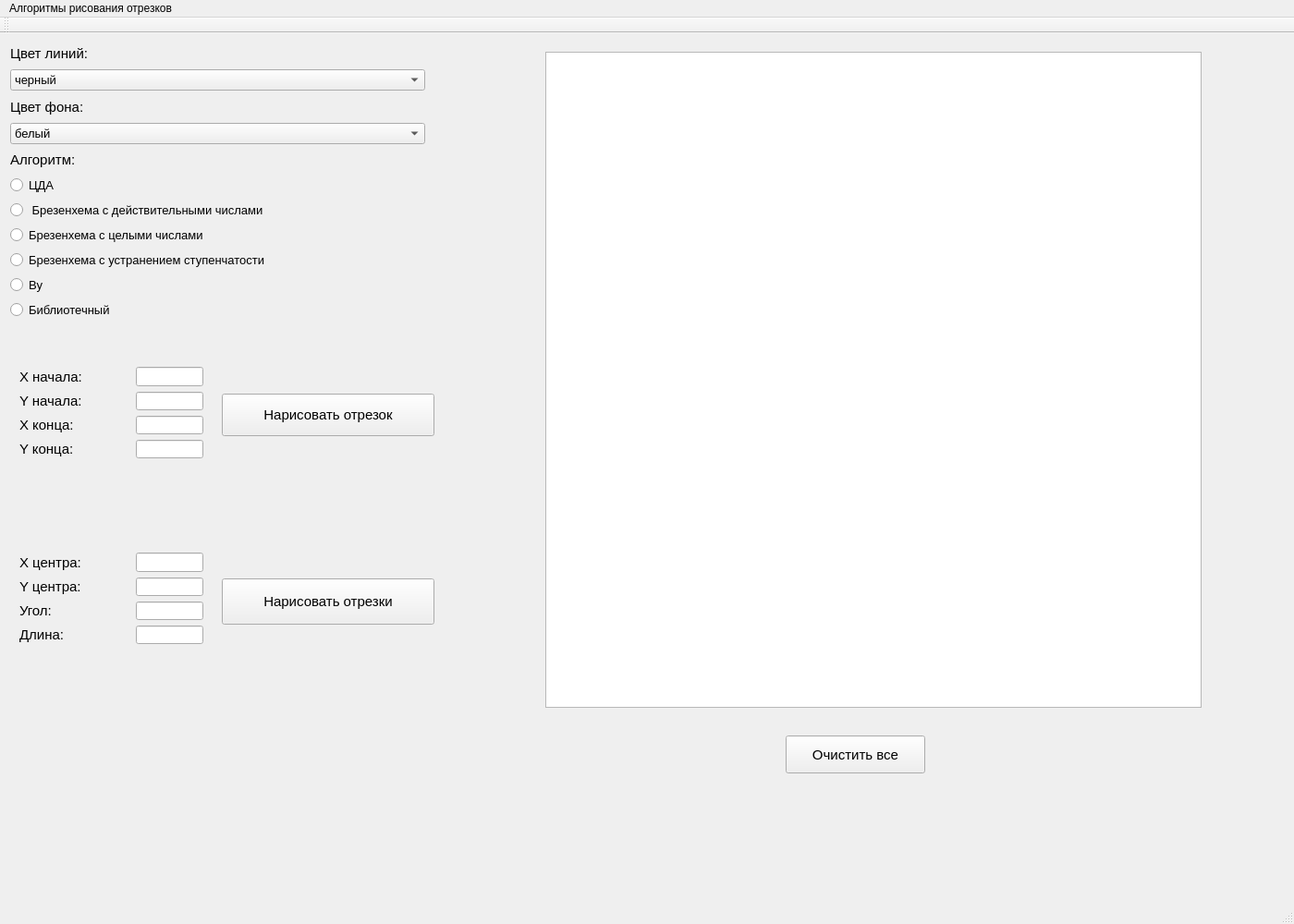
<?xml version="1.0" encoding="UTF-8"?>
<ui version="4.0">
 <class>MainWindow</class>
 <widget class="QMainWindow" name="MainWindow">
  <property name="geometry">
   <rect>
    <x>0</x>
    <y>0</y>
    <width>1400</width>
    <height>1000</height>
   </rect>
  </property>
  <property name="windowTitle">
   <string>MainWindow</string>
  </property>
  <widget class="QWidget" name="centralWidget">
   <widget class="QGraphicsView" name="graphicsView">
    <property name="geometry">
     <rect>
      <x>590</x>
      <y>20</y>
      <width>710</width>
      <height>710</height>
     </rect>
    </property>
   </widget>
   <widget class="QWidget" name="layoutWidget">
    <property name="geometry">
     <rect>
      <x>0</x>
      <y>0</y>
      <width>471</width>
      <height>321</height>
     </rect>
    </property>
    <layout class="QVBoxLayout" name="verticalLayout">
     <item>
      <widget class="QLabel" name="LinesColourLabel">
       <property name="font">
        <font>
         <family>Arial</family>
         <pointsize>11</pointsize>
        </font>
       </property>
       <property name="text">
        <string>Цвет линий:</string>
       </property>
      </widget>
     </item>
     <item>
      <widget class="QComboBox" name="LinesColourcomboBox">
       <property name="font">
        <font>
         <family>Arial</family>
         <pointsize>10</pointsize>
        </font>
       </property>
       <item>
        <property name="text">
         <string>черный</string>
        </property>
       </item>
       <item>
        <property name="text">
         <string>белый</string>
        </property>
       </item>
       <item>
        <property name="text">
         <string>желтый</string>
        </property>
       </item>
       <item>
        <property name="text">
         <string>красный</string>
        </property>
       </item>
       <item>
        <property name="text">
         <string>зеленый</string>
        </property>
       </item>
       <item>
        <property name="text">
         <string>синий</string>
        </property>
       </item>
      </widget>
     </item>
     <item>
      <widget class="QLabel" name="BackgroundColorLabel">
       <property name="font">
        <font>
         <family>Arial</family>
         <pointsize>11</pointsize>
        </font>
       </property>
       <property name="text">
        <string>Цвет фона:</string>
       </property>
      </widget>
     </item>
     <item>
      <widget class="QComboBox" name="BackgroundColourcomboBox">
       <property name="font">
        <font>
         <family>Arial</family>
         <pointsize>10</pointsize>
        </font>
       </property>
       <item>
        <property name="text">
         <string>белый</string>
        </property>
       </item>
       <item>
        <property name="text">
         <string>черный</string>
        </property>
       </item>
       <item>
        <property name="text">
         <string>желтый</string>
        </property>
       </item>
       <item>
        <property name="text">
         <string>красный</string>
        </property>
       </item>
       <item>
        <property name="text">
         <string>синий</string>
        </property>
       </item>
       <item>
        <property name="text">
         <string>зеленый</string>
        </property>
       </item>
      </widget>
     </item>
     <item>
      <widget class="QLabel" name="label">
       <property name="font">
        <font>
         <family>Arial</family>
         <pointsize>11</pointsize>
        </font>
       </property>
       <property name="text">
        <string>Алгоритм:</string>
       </property>
      </widget>
     </item>
     <item>
      <widget class="QRadioButton" name="radioButton_cda">
       <property name="font">
        <font>
         <family>Arial</family>
         <pointsize>10</pointsize>
        </font>
       </property>
       <property name="text">
        <string>ЦДА</string>
       </property>
      </widget>
     </item>
     <item>
      <widget class="QRadioButton" name="radioButton_brfloat">
       <property name="enabled">
        <bool>true</bool>
       </property>
       <property name="font">
        <font>
         <family>Arial</family>
         <pointsize>10</pointsize>
        </font>
       </property>
       <property name="text">
        <string> Брезенхема с действительными числами</string>
       </property>
      </widget>
     </item>
     <item>
      <widget class="QRadioButton" name="radioButton_brint">
       <property name="font">
        <font>
         <family>Arial</family>
         <pointsize>10</pointsize>
        </font>
       </property>
       <property name="text">
        <string>Брезенхема с целыми числами</string>
       </property>
      </widget>
     </item>
     <item>
      <widget class="QRadioButton" name="radioButton_brstep">
       <property name="font">
        <font>
         <family>Arial</family>
         <pointsize>10</pointsize>
        </font>
       </property>
       <property name="text">
        <string>Брезенхема с устранением ступенчатости</string>
       </property>
      </widget>
     </item>
     <item>
      <widget class="QRadioButton" name="radioButton_vu">
       <property name="font">
        <font>
         <family>Arial</family>
         <pointsize>10</pointsize>
        </font>
       </property>
       <property name="text">
        <string>Ву</string>
       </property>
      </widget>
     </item>
     <item>
      <widget class="QRadioButton" name="radioButton_dll">
       <property name="font">
        <font>
         <family>Arial</family>
         <pointsize>10</pointsize>
        </font>
       </property>
       <property name="text">
        <string>Библиотечный</string>
       </property>
      </widget>
     </item>
    </layout>
   </widget>
   <widget class="QPushButton" name="pushButton_drawone">
    <property name="geometry">
     <rect>
      <x>240</x>
      <y>390</y>
      <width>230</width>
      <height>46</height>
     </rect>
    </property>
    <property name="font">
     <font>
      <family>Arial</family>
      <pointsize>11</pointsize>
     </font>
    </property>
    <property name="text">
     <string>Нарисовать отрезок</string>
    </property>
   </widget>
   <widget class="QPushButton" name="pushButton_drawmany">
    <property name="geometry">
     <rect>
      <x>240</x>
      <y>590</y>
      <width>230</width>
      <height>50</height>
     </rect>
    </property>
    <property name="font">
     <font>
      <family>Arial</family>
      <pointsize>11</pointsize>
     </font>
    </property>
    <property name="text">
     <string>Нарисовать отрезки</string>
    </property>
   </widget>
   <widget class="QWidget" name="layoutWidget">
    <property name="geometry">
     <rect>
      <x>10</x>
      <y>350</y>
      <width>221</width>
      <height>121</height>
     </rect>
    </property>
    <layout class="QGridLayout" name="gridLayout" columnstretch="8,5">
     <property name="horizontalSpacing">
      <number>8</number>
     </property>
     <item row="0" column="0">
      <widget class="QLabel" name="label_2">
       <property name="font">
        <font>
         <family>Arial</family>
         <pointsize>11</pointsize>
         <weight>50</weight>
         <bold>false</bold>
        </font>
       </property>
       <property name="text">
        <string>Х начала:</string>
       </property>
      </widget>
     </item>
     <item row="0" column="1">
      <widget class="QLineEdit" name="lineEdit_xbeg">
       <property name="font">
        <font>
         <family>Arial</family>
         <pointsize>11</pointsize>
        </font>
       </property>
      </widget>
     </item>
     <item row="1" column="0">
      <widget class="QLabel" name="label_3">
       <property name="font">
        <font>
         <family>Arial</family>
         <pointsize>11</pointsize>
        </font>
       </property>
       <property name="text">
        <string>Y начала:</string>
       </property>
      </widget>
     </item>
     <item row="1" column="1">
      <widget class="QLineEdit" name="lineEdit_ybeg">
       <property name="font">
        <font>
         <family>Arial</family>
         <pointsize>11</pointsize>
        </font>
       </property>
      </widget>
     </item>
     <item row="2" column="0">
      <widget class="QLabel" name="label_4">
       <property name="font">
        <font>
         <family>Arial</family>
         <pointsize>11</pointsize>
         <weight>50</weight>
         <bold>false</bold>
        </font>
       </property>
       <property name="text">
        <string>Х конца:</string>
       </property>
      </widget>
     </item>
     <item row="2" column="1">
      <widget class="QLineEdit" name="lineEdit_xend">
       <property name="font">
        <font>
         <family>Arial</family>
         <pointsize>11</pointsize>
        </font>
       </property>
      </widget>
     </item>
     <item row="3" column="0">
      <widget class="QLabel" name="label_5">
       <property name="font">
        <font>
         <family>Arial</family>
         <pointsize>11</pointsize>
        </font>
       </property>
       <property name="text">
        <string>Y конца:</string>
       </property>
      </widget>
     </item>
     <item row="3" column="1">
      <widget class="QLineEdit" name="lineEdit_yend">
       <property name="font">
        <font>
         <family>Arial</family>
         <pointsize>11</pointsize>
        </font>
       </property>
      </widget>
     </item>
    </layout>
   </widget>
   <widget class="QWidget" name="layoutWidget">
    <property name="geometry">
     <rect>
      <x>10</x>
      <y>551</y>
      <width>221</width>
      <height>121</height>
     </rect>
    </property>
    <layout class="QGridLayout" name="gridLayout_2" columnstretch="8,5">
     <property name="horizontalSpacing">
      <number>8</number>
     </property>
     <item row="0" column="0">
      <widget class="QLabel" name="label_7">
       <property name="font">
        <font>
         <family>Arial</family>
         <pointsize>11</pointsize>
         <weight>50</weight>
         <bold>false</bold>
        </font>
       </property>
       <property name="text">
        <string>Х центра:</string>
       </property>
      </widget>
     </item>
     <item row="0" column="1">
      <widget class="QLineEdit" name="lineEdit_xc">
       <property name="font">
        <font>
         <family>Arial</family>
         <pointsize>11</pointsize>
        </font>
       </property>
      </widget>
     </item>
     <item row="1" column="0">
      <widget class="QLabel" name="label_6">
       <property name="font">
        <font>
         <family>Arial</family>
         <pointsize>11</pointsize>
        </font>
       </property>
       <property name="text">
        <string>Y центра:</string>
       </property>
      </widget>
     </item>
     <item row="1" column="1">
      <widget class="QLineEdit" name="lineEdit_yc">
       <property name="font">
        <font>
         <family>Arial</family>
         <pointsize>11</pointsize>
        </font>
       </property>
      </widget>
     </item>
     <item row="2" column="0">
      <widget class="QLabel" name="label_8">
       <property name="font">
        <font>
         <family>Arial</family>
         <pointsize>11</pointsize>
         <weight>50</weight>
         <bold>false</bold>
        </font>
       </property>
       <property name="text">
        <string>Угол:</string>
       </property>
      </widget>
     </item>
     <item row="2" column="1">
      <widget class="QLineEdit" name="lineEdit_angle">
       <property name="font">
        <font>
         <family>Arial</family>
         <pointsize>11</pointsize>
        </font>
       </property>
      </widget>
     </item>
     <item row="3" column="0">
      <widget class="QLabel" name="label_9">
       <property name="font">
        <font>
         <family>Arial</family>
         <pointsize>11</pointsize>
         <weight>50</weight>
         <bold>false</bold>
        </font>
       </property>
       <property name="text">
        <string>Длина:</string>
       </property>
      </widget>
     </item>
     <item row="3" column="1">
      <widget class="QLineEdit" name="lineEdit_len">
       <property name="font">
        <font>
         <family>Arial</family>
         <pointsize>11</pointsize>
        </font>
       </property>
      </widget>
     </item>
    </layout>
   </widget>
   <widget class="QPushButton" name="pushButton_clean">
    <property name="geometry">
     <rect>
      <x>850</x>
      <y>760</y>
      <width>151</width>
      <height>41</height>
     </rect>
    </property>
    <property name="font">
     <font>
      <family>Arial</family>
      <pointsize>11</pointsize>
     </font>
    </property>
    <property name="text">
     <string>Очистить все</string>
    </property>
   </widget>
  </widget>
  <widget class="QMenuBar" name="menuBar">
   <property name="geometry">
    <rect>
     <x>0</x>
     <y>0</y>
     <width>1400</width>
     <height>17</height>
    </rect>
   </property>
   <widget class="QMenu" name="menu">
    <property name="title">
     <string>Алгоритмы рисования отрезков</string>
    </property>
   </widget>
   <addaction name="menu"/>
  </widget>
  <widget class="QToolBar" name="mainToolBar">
   <attribute name="toolBarArea">
    <enum>TopToolBarArea</enum>
   </attribute>
   <attribute name="toolBarBreak">
    <bool>false</bool>
   </attribute>
  </widget>
  <widget class="QStatusBar" name="statusBar"/>
 </widget>
 <layoutdefault spacing="6" margin="11"/>
 <resources/>
 <connections/>
</ui>
